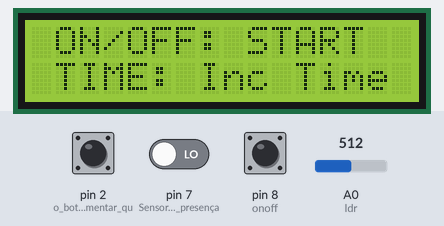
Recording of a sketch running on a simulated Arduino Uno, built with avr-gcc and run on an emulated ATmega328P. Shown: 16×2 character LCD. Inputs (shaded band) come from the test bench; at power-on: pin 8 (onoff) HIGH, A0 (ldr) = 512, pin 2 (o_botão_de_incrementar_qu) HIGH, pin 7 (Sensor_de_presença) LOW. What the sketch prints to the serial monitor is not drawn.

Above: at 2.3 s.
2.4 s: pin 8 (onoff) pulled LOW for 0.15 s
At 3.3 s:
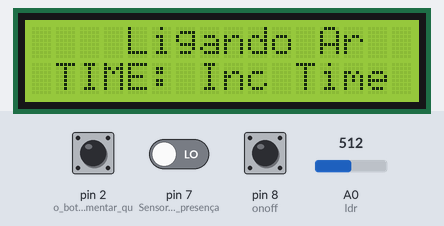
5.5 s: pin 8 (onoff) pulled LOW for 1 s
At 8.4 s:
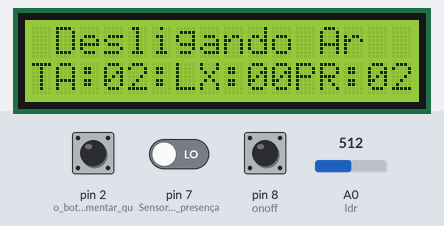
9.5 s: pin 8 (onoff) pulled LOW for 3.2 s
At 15.5 s:
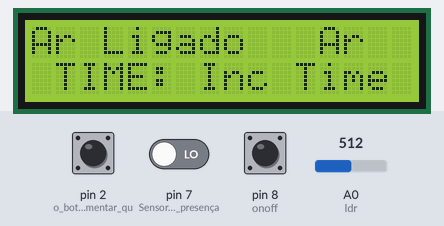
15.7 s: A0 (ldr) set to 810
At 18.2 s:
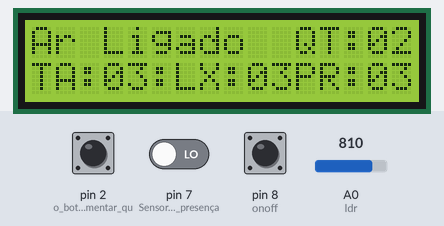
18.3 s: pin 2 (o_botão_de_incrementar_qu) pulled LOW for 0.15 s
At 19.8 s:
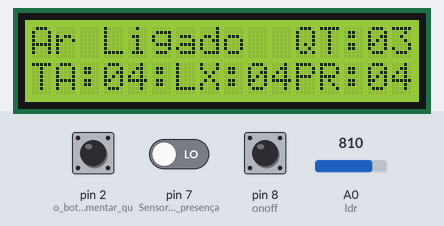
21.4 s: pin 7 (Sensor_de_presença) driven HIGH
At 22.7 s:
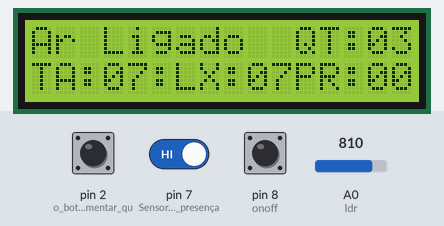
Timing chart, 0 to 24.4 s (numbered marks = the images above; inputs shaded):
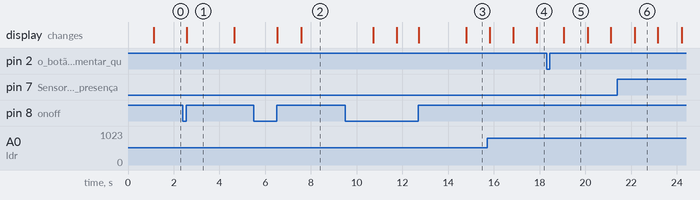

Measured:
- after the input at 2.4 s, the display: changes after 0.17 s (image 1)
- after the input at 9.5 s, the display: first differs from a run without the input after 3.2 s (image 3 shows a later state)
- what the display in image 1 shows lasts 2.0 s, from 2.6 s to 4.6 s
- what the display in image 5 shows lasts 1.0 s, from 19.1 s to 20.1 s

The sketch:

ArrumaZero.ino
```cpp
String ArrumaZero(int i) // função utilizada para formatação dos caracteres no display, de modo que um numero menor que 10 sempre seja completado com 0
{
  String ret;
  if (i < 10) ret += "0";
  ret += i;
  return ret;
}
```

AP2_Microcontroladores.ino
```cpp
/* Avaliação Parcial 2
 *  Autores:Ester de Carvalho,Igor Benayon, Keven Soares, Mauricio Calheiro, Monique Silva, Renan Castiel
 */
/*
 * Inclusão de bibliotecas necessárias para a implementação do projeto
 */
#include <Wire.h>
#include <LiquidCrystal_I2C.h>
#include <IRremote.h>
#include <IRremote.h>

IRsend irsend;

LiquidCrystal_I2C lcd(0x3F,2,1,0,4,5,6,7,3, POSITIVE); // Foi utilizado um display LCD I2C

int onoff = 8, ir = 3, seg = 0, segLDR = 0, segPIR = 0;

unsigned long segacum = 0; // variável que acumula valor em segundos do projeto
int timeset = 2;           // variável que acumula quantidade de tempos de aula que o ar permanece ligado
bool flag = false;         // variável que guarda o estado de ativação do ar

void(* resetFunc) (void) = 0; // função de software reset do arduino

void setup() // inicializações do sistema
{
  pinMode(onoff,INPUT_PULLUP); // inicialização do botão de ON/OFF

  pinMode(2,INPUT_PULLUP);     // o botão de incrementar quantidade de tempo foi feito via interrupção
  attachInterrupt(digitalPinToInterrupt(2), timeSet, LOW);

  pinMode(7,INPUT);           //Sensor de presença

  lcd.begin (16,2);           //Inicialização do LCD
  lcd.setBacklight(HIGH);
  lcd.setCursor(0,0);
  lcd.print("  Init System   ");
  delay(1000);
  lcd.setCursor(0,0);
  lcd.print("    Bem Vindo   ");
  lcd.setCursor(0,0);
  lcd.print(" ON/OFF: START  ");
  lcd.setCursor(0,1);
  lcd.print(" TIME: Inc Time ");
  Serial.begin(9600);
}

void loop()
{
  if(digitalRead(onoff) == LOW)       // caso o botão de ON/OFF seja pressionado
  {
    while(digitalRead(onoff) == LOW); //debounce do botão
    flag = !flag;                     //inverte e flag
    control('w');                     // comando de ligar o ar
  }
  while(flag)                        // enquanto ele estiver ligado
  {
    lcd.setCursor(0,0);
    lcd.print("Ar Ligado  ");
    contaTempo(); // chama a função de contagem de tempo
    if(contaTempo() >= timeset*50 || digitalRead(onoff) == LOW|| segPIR >=20 || segLDR >= 20 || flag == false) // e verifica os tempos de aula, os tempos de sensor de presença, LDR ou se o botao ON/OFF foi pressionado novamente
    {
      Serial.print("off");
      control('a'); // caso alguma das condições seja atendida, manda o comando de desliga
      delay(1000);
      flag = false;
      resetFunc();  // e reinicia o arduino
    }
  }
}
```

ContaTempo.ino
```cpp
unsigned long contaTempo() // função de contagem de tempo, dependente da função millis
{
  unsigned long tempo = millis();
  int j = 1;
  while(j)
  {
    if(millis() - tempo >= 1000) // toda vez que um ciclo de 1000 milli segundos passar
    {
      tempo = millis();
        if(analogRead(A0) >= 800) // verifica o ldr
        {
           segLDR++;
        }
        else
        {
          segLDR = 0;
        }
        if(digitalRead(7) == LOW) // verifica o sensor de presença
        {
           segPIR++;
        }
        else
        {
          segPIR = 0;
        }
        if(digitalRead(onoff) == LOW) // verifica o botão ON/OFF
        {
         while(digitalRead(onoff) == LOW);
         flag = !flag;
        }
        segacum++; // incrementa o segundo
        printDisplay(); // imprime os valores de tempo no display

      return segacum;
    }
 }
}
```

Func_Remotas.ino
```cpp
void control(char data)
{

  switch(data){

    case 'w': // função de ligar o ar via IR
    {
      //on
      Serial.println("w");
      lcd.setCursor(0,0);
      lcd.print("    Ligando Ar  ");
      int khz = 38; // 38kHz carrier frequency for the NEC protocol
      unsigned int irSignal[] = {6092, 7428, 612, 1568, 612, 1576, 608, 1568, 612, 1556, 624, 1536, 644, 1572, 612, 1572, 608, 1572, 608, 512, 580, 512, 580, 508, 584, 508, 580, 508, 580, 512, 580, 512, 580, 508, 584, 1568, 608, 1576, 608, 1568, 612, 1572, 608, 1572, 608, 1576, 604, 1528, 656, 1572, 608, 512, 580, 508, 584, 508, 580, 512, 580, 508, 580, 512, 580, 508, 584, 508, 584, 1492, 684, 1576, 608, 1444, 732, 1492, 692, 1572, 608, 1576, 608, 1484, 696, 1572, 608, 512, 580, 512, 580, 508, 584, 508, 584, 504, 584, 508, 584, 508, 580, 508, 584, 1568, 612, 508, 584, 508, 580, 1548, 632, 1572, 612, 1568, 612, 1528, 652, 1572, 608, 512, 580, 1572, 612, 1568, 612, 508, 580, 508, 580, 512, 576, 512, 580, 512, 572, 1580, 604, 1576, 608, 1572, 604, 1580, 600, 1580, 576, 544, 540, 1612, 568, 1612, 568, 552, 512, 576, 512, 580, 532, 560, 504, 584, 508, 1644, 536, 584, 508, 580, 508, 584, 508, 1644, 536, 584, 508, 1644, 548, 572, 508, 1644, 536, 584, 504, 584, 508, 1644, 536, 584, 508, 1648, 532, 584, 508, 1644, 536, 584, 508, 1644, 536, 1644, 532, 7368, 532};

      irsend.sendRaw(irSignal, sizeof(irSignal) / sizeof(irSignal[0]), khz); //Note the approach used to automatically calculate the size of the array.
      delay(2000);
     }
     break;

    case 'a': // função de ligar o ar via IR
    {
      //on
      Serial.println("a");
      lcd.setCursor(0,0);
      lcd.print(" Desligando Ar  ");
      int khz2 = 38; // 38kHz carrier frequency for the NEC protocol
      unsigned int irSignal2[] = {6120, 7400, 560, 1620, 560, 1620, 540, 1640, 540, 1640, 540, 1644, 536, 1644, 564, 1616, 540, 1640, 540, 552, 560, 528, 540, 556, 560, 528, 560, 528, 560, 532, 536, 556, 560, 528, 560, 1620, 536, 1644, 564, 1616, 560, 1620, 560, 1620, 560, 1620, 540, 1640, 540, 1640, 564, 528, 560, 528, 560, 532, 564, 528, 560, 532, 532, 556, 536, 556, 544, 544, 560, 1620, 560, 1620, 564, 1616, 560, 1620, 564, 1620, 560, 1620, 560, 1620, 560, 1620, 560, 532, 560, 532, 560, 532, 556, 532, 560, 528, 560, 528, 564, 532, 556, 532, 536, 1644, 560, 1620, 560, 532, 21536, 1640, 564, 1616, 564, 1620, 560, 1620, 560, 1620, 560, 528, 564, 528, 564, 1616, 564, 528, 560, 532, 560, 528, 560, 532, 556, 532, 560, 1620, 560, 1620, 560, 1620, 564, 1616, 564, 1616, 564, 528, 560, 1620, 564, 1616, 564, 528, 564, 528, 560, 528, 564, 528, 560, 556, 536, 1616, 564, 528, 560, 532, 560, 528, 560, 1620, 560, 532, 560, 1620, 560, 532, 560, 1620, 560, 528, 560, 532, 560, 1620, 560, 532, 560, 1620, 560, 528, 560, 1624, 556, 532, 560, 1620, 564, 1616, 560, 7336, 564};

      irsend.sendRaw(irSignal2, sizeof(irSignal2) / sizeof(irSignal2[0]), khz2); //Note the approach used to automatically calculate the size of the array.
      delay(2000);
     }
     break;

     default:
     {
       Serial.println("a");
       lcd.setCursor(0,0);
       lcd.print(" ON/OFF: START  ");
       lcd.setCursor(0,1);
       lcd.print(" TIME: Inc Time ");
     }
      break;
  }
}
```

PrintDisplay.ino
```cpp
void printDisplay()
{
        lcd.setCursor(11,0);
        lcd.print("QT:");
        lcd.setCursor(14,0);
        lcd.print(ArrumaZero(timeset));
        lcd.setCursor(0,1);
        lcd.print("TA:");
        lcd.setCursor(3,1);
        lcd.print(ArrumaZero(segacum));
        lcd.setCursor(6,1);
        lcd.print("LX:");
        lcd.setCursor(9,1);
        lcd.print(ArrumaZero(segLDR));
        lcd.setCursor(11,1);
        lcd.print("PR:");
        lcd.setCursor(14,1);
        lcd.print(ArrumaZero(segPIR));
}
```

TimeSet.ino
```cpp
void timeSet() // função chamada caso a interrupção do botão de TIME seja ativada
{
  while(digitalRead(2)== LOW); //debounce do botão
  if(timeset >= 6) // limitador de quantidade de tempo
   timeset = 2;
  else
   timeset++;
}
```
